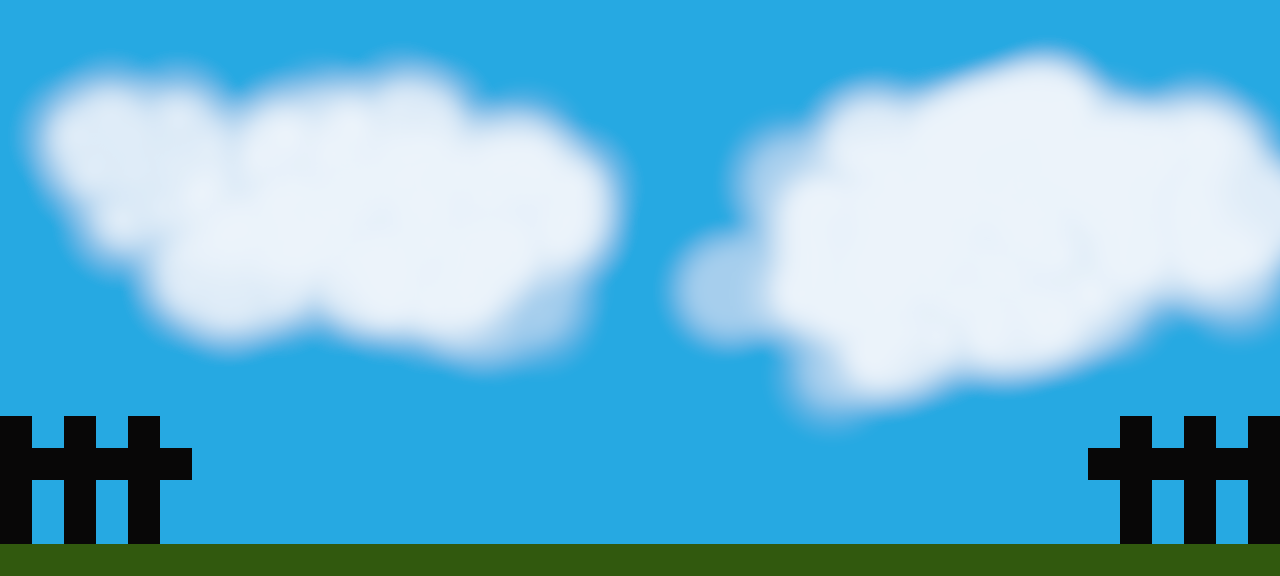

This is a level from a 2D game, rendered from its Tiled map with the project's own tilesets. A one-line summary and the complete map file follow:
An orthogonal 40x18 tile map with 32x32 px tiles, 1 tile layer (Game), 1 image layer.

<map version="1.2" tiledversion="1.3.1" orientation="orthogonal" renderorder="right-down" compressionlevel="0" width="40" height="18" tilewidth="32" tileheight="32" infinite="0" nextlayerid="5" nextobjectid="1">
 <tileset firstgid="1" name="achtTiles" tilewidth="32" tileheight="32" tilecount="8" columns="4">
  <image source="../graphics/achtTiles.png" width="128" height="64" />
  <tile id="6">
   <properties>
    <property name="hard" type="bool" value="true" />
   </properties>
  </tile>
 </tileset>
 <imagelayer id="2" name="Achtergrond">
  <image source="../graphics/wolken.png" width="1280" height="576" />
 </imagelayer>
 <objectgroup id="3" name="AchtergrondObjecten" />
 <layer id="1" name="Game" width="40" height="18">
  <data encoding="csv">
0,0,0,0,0,0,0,0,0,0,0,0,0,0,0,0,0,0,0,0,0,0,0,0,0,0,0,0,0,0,0,0,0,0,0,0,0,0,0,0,
0,0,0,0,0,0,0,0,0,0,0,0,0,0,0,0,0,0,0,0,0,0,0,0,0,0,0,0,0,0,0,0,0,0,0,0,0,0,0,0,
0,0,0,0,0,0,0,0,0,0,0,0,0,0,0,0,0,0,0,0,0,0,0,0,0,0,0,0,0,0,0,0,0,0,0,0,0,0,0,0,
0,0,0,0,0,0,0,0,0,0,0,0,0,0,0,0,0,0,0,0,0,0,0,0,0,0,0,0,0,0,0,0,0,0,0,0,0,0,0,0,
0,0,0,0,0,0,0,0,0,0,0,0,0,0,0,0,0,0,0,0,0,0,0,0,0,0,0,0,0,0,0,0,0,0,0,0,0,0,0,0,
0,0,0,0,0,0,0,0,0,0,0,0,0,0,0,0,0,0,0,0,0,0,0,0,0,0,0,0,0,0,0,0,0,0,0,0,0,0,0,0,
0,0,0,0,0,0,0,0,0,0,0,0,0,0,0,0,0,0,0,0,0,0,0,0,0,0,0,0,0,0,0,0,0,0,0,0,0,0,0,0,
0,0,0,0,0,0,0,0,0,0,0,0,0,0,0,0,0,0,0,0,0,0,0,0,0,0,0,0,0,0,0,0,0,0,0,0,0,0,0,0,
0,0,0,0,0,0,0,0,0,0,0,0,0,0,0,0,0,0,0,0,0,0,0,0,0,0,0,0,0,0,0,0,0,0,0,0,0,0,0,0,
0,0,0,0,0,0,0,0,0,0,0,0,0,0,0,0,0,0,0,0,0,0,0,0,0,0,0,0,0,0,0,0,0,0,0,0,0,0,0,0,
0,0,0,0,0,0,0,0,0,0,0,0,0,0,0,0,0,0,0,0,0,0,0,0,0,0,0,0,0,0,0,0,0,0,0,0,0,0,0,0,
0,0,0,0,0,0,0,0,0,0,0,0,0,0,0,0,0,0,0,0,0,0,0,0,0,0,0,0,0,0,0,0,0,0,0,0,0,0,0,0,
0,0,0,0,0,0,0,0,0,0,0,0,0,0,0,0,0,0,0,0,0,0,0,0,0,0,0,0,0,0,0,0,0,0,0,0,0,0,0,0,
7,0,7,0,7,0,0,0,0,0,0,0,0,0,0,0,0,0,0,0,0,0,0,0,0,0,0,0,0,0,0,0,0,0,0,7,0,7,0,7,
7,7,7,7,7,7,0,0,0,0,0,0,0,0,0,0,0,0,0,0,0,0,0,0,0,0,0,0,0,0,0,0,0,0,7,7,7,7,7,7,
7,0,7,0,7,0,0,0,0,0,0,0,0,0,0,0,0,0,0,0,0,0,0,0,0,0,0,0,0,0,0,0,0,0,0,7,0,7,0,7,
7,0,7,0,7,0,0,0,0,0,0,0,0,0,0,0,0,0,0,0,0,0,0,0,0,0,0,0,0,0,0,0,0,0,0,7,0,7,0,7,
4,4,4,4,4,4,4,4,4,4,4,4,4,4,4,4,4,4,4,4,4,4,4,4,4,4,4,4,4,4,4,4,4,4,4,4,4,4,4,4
</data>
 </layer>
 <objectgroup id="4" name="VoorgrondObjecten" />
</map>